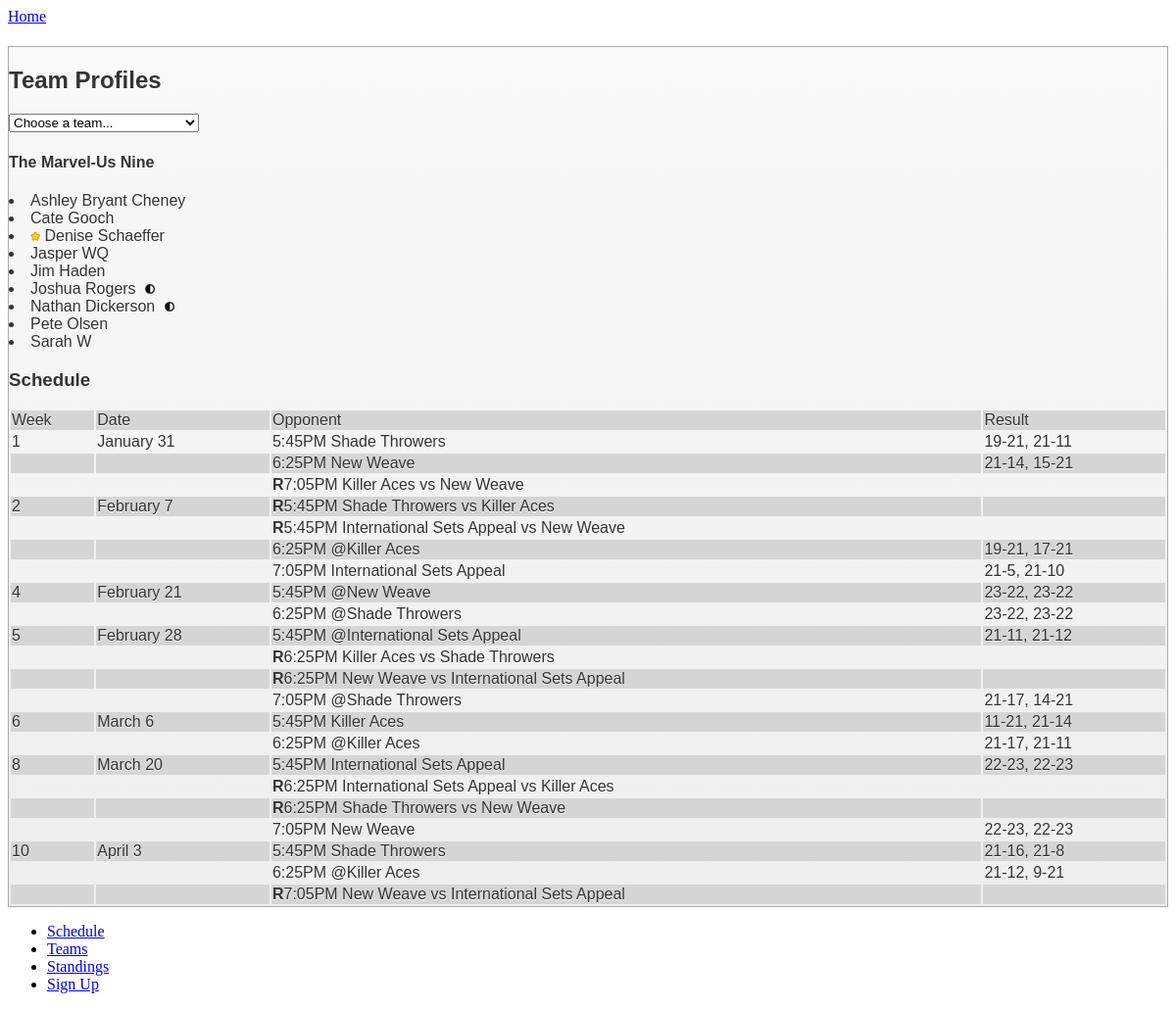
Page /team.php?ID=44 on the committed database.
### tables this page shows
CREATE TABLE `teams` (
  `ID` int(11) NOT NULL auto_increment,
  `Name` varchar(50) NOT NULL,
  `Data_Theme` varchar(2) NOT NULL,
  `Season` int(11) NOT NULL,
  `Division` int(11) NOT NULL,
  `Wins` int(11) NOT NULL,
  `Loss` int(11) NOT NULL,
  `Spread` int(11) NOT NULL,
  `PWin` double NOT NULL,
  KEY `ID` (`ID`)
);

CREATE TABLE `rosters` (
  `ID` int(11) NOT NULL auto_increment,
  `Team` int(11) NOT NULL,
  `Player` int(11) NOT NULL,
  `Captain` tinyint(4) NOT NULL,
  `PT` tinyint(4) NOT NULL,
  KEY `ID` (`ID`)
);

CREATE TABLE `players` (
  `ID` int(11) NOT NULL auto_increment,
  `Name` varchar(50) NOT NULL,
  `Email` varchar(99) default NULL,
  `Paid` int(11) default NULL,
  KEY `ID` (`ID`)
);

CREATE TABLE `matches` (
  `ID` int(11) NOT NULL auto_increment,
  `Season` int(11) NOT NULL,
  `Week` int(11) NOT NULL,
  `Court` int(11) NOT NULL,
  `StartTime` time NOT NULL,
  `Home` int(11) NOT NULL,
  `Away` int(11) NOT NULL,
  `Ref` int(11) NOT NULL,
  KEY `ID` (`ID`)
);

CREATE TABLE `weeks` (
  `ID` int(11) NOT NULL auto_increment,
  `weekNum` int(11) NOT NULL,
  `seasonNum` int(11) NOT NULL,
  `dateName` varchar(20) NOT NULL,
  `weekNotes` varchar(1000) NOT NULL,
  `scrim` tinyint(4) NOT NULL,
  `Extra1` varchar(200) default NULL,
  `Extra2` varchar(200) default NULL,
  `ExtraStartTime` time default '17:15:00',
  KEY `ID` (`ID`)
);

CREATE TABLE `scores` (
  `MatchID` int(11) NOT NULL,
  `Home1` int(11) NOT NULL,
  `Home2` int(11) NOT NULL,
  `Home3` int(11) NOT NULL,
  `Away1` int(11) NOT NULL,
  `Away2` int(11) NOT NULL,
  `Away3` int(11) NOT NULL
);

### team.php (the view, shortened to what this page needs)
<!DOCTYPE html>
<html>
<head>
		<link rel="stylesheet" href="http://code.jquery.com/mobile/1.3.0/jquery.mobile.structure-1.3.0.min.css" />
				<link rel="stylesheet" href="includes/css/teamlex.min.css" />
</head>
<body>
<?php
  $thisTeam = $_GET["ID"];
?>
  <div data-role="page">
	<div data-role="header" data-theme="j">
		<a href="index.php" data-role="button" data-icon="home" data-iconpos="notext">Home</a>
	</div>
	<div data-role="content" data-theme="i">
		<div class="ui-body ui-body-b">
		<h2>Team Profiles</h2>
					<?php
					$teamsQuery = "SELECT teams.*, seasons.Name as SeasonName FROM teams join seasons on teams.Season = seasons.ID ORDER BY Season DESC, ID DESC";
					$teamsQueryResult = mysql_query($teamsQuery);
					?>
					<form action="team.php" method="get" id="teamSelectForm">
					<div class="ui-field-contain" style="width:320px">
						<select name="ID" id="teamSelect" data-mini="true" onchange="this.form.submit()">
						<option value="0">Choose a team...</option>
					<?php
					while ($row = mysql_fetch_array($teamsQueryResult, MYSQL_ASSOC)) {
					?>
								<option value="<?php print $row[ID]; ?>" <?php if ($thisTeam == $row[ID]) {$thisTeamName = $row[Name];}?>><?php print $row[Name]; ?></option>
					<?php
					}
					?>
						</select>
					</div>
					</form>
	    <?php
		  if ($_GET["ID"]<>'0' and $_GET["ID"]<>'') {
			print "<h4>" . $thisTeamName ."</h4>"
		?>
		<?php
						$rosterQuery = "SELECT rosters.Player, rosters.PT, rosters.Captain, players.Name FROM rosters JOIN players ON rosters.Player = players.ID WHERE (rosters.Team=$thisTeam) ORDER BY players.Name ASC";
						$rosterQueryResult = mysql_query($rosterQuery);
							?>
							<?php
						 while($player = mysql_fetch_array($rosterQueryResult, MYSQL_ASSOC)) {
							?>
								<li>
								<?php if ($player[Captain]=='1'){ ?>
											<a href="captain.php?ID=<?php print $player[Player];?>"><img src="includes/images/captainStar.png"></a>
									  <?php
									  }
											print $player[Name];
									  if ($player[PT]=='1') { ?>
											<img src="includes/images/partTimeIcon.png" style="margin-left:5px">
									  <?php
									  }
								?>
								</li>
							<?php
						 }
						$scoresQuery = "SELECT matches.Week, matches.StartTime, weeks.dateName, weeks.Scrim, teams1.id AS homeID, teams1.name AS homeTeam, teams2.id AS awayID, teams2.name AS awayTeam, teams3.id as refID, teams3.name as refTeam, scores . * FROM matches JOIN scores ON matches.ID = scores.MatchID JOIN teams AS teams1 ON matches.home = teams1.id JOIN teams AS teams2 ON matches.away = teams2.id JOIN teams AS teams3 ON matches.ref = teams3.id JOIN weeks ON matches.week = weeks.weeknum AND matches.season = weeks.seasonnum WHERE home =$thisTeam OR away =$thisTeam or ref =$thisTeam ORDER BY week ASC , starttime ASC ";
						$scoresQueryResult = mysql_query($scoresQuery);
						$thisWeek = "";
						$i = -1;
						?>
						<h3>Schedule</h3>
						<div style="overflow:auto">
						<table width=100% style="border-collapse: separate;
border-spacing: 2px;
border-color: gray;">
						<tr <?php if ($i == -1){ print "style=background:#D5D5D5";}?>><td>Week</td><td>Date</td><td>Opponent</td><td>Result</td></tr>
						<?php
						while($score = mysql_fetch_array($scoresQueryResult, MYSQL_ASSOC)) {
						$nextWeek = $score[Week];
						$i = $i * -1;
						if ($thisWeek <> $nextWeek){
							?>
								<tr <?php if ($i == -1){ print "style=background:#D5D5D5";}?>>
								<td><?php print $score[Week];
								?>
								</td>
								<td><?php print $score[dateName];?></td>
								<?php
								if ($thisTeam == $score[refID]){
								  print "<td><b>R</b>" . intval(intval(substr($score[StartTime],0,2))-12) . ":" . substr($score[StartTime],3,2) . "PM " . $score[homeTeam] . " vs " . $score[awayTeam] . "</td><td></td>";
								}
								elseif ($thisTeam == $score[homeID]) {
								  print "<td>" . intval(intval(substr($score[StartTime],0,2))-12) . ":" . substr($score[StartTime],3,2) . "PM " . $score[awayTeam];
								print "</td>";
								  print "<td>";
								  if ($score[Home1] <> $score[Away1]){
									print $score[Home1] . "-" . $score[Away1];
								  }
								  if ($score[Home2] <> $score[Away2]){
									print ", " . $score[Home2] . "-" . $score[Away2];
								  }
								  print "</td>";
								}
								else {
								  print "<td>" . intval(intval(substr($score[StartTime],0,2))-12) . ":" . substr($score[StartTime],3,2) . "PM @" . $score[homeTeam];
								print "</td>";
								   print "<td>";
								  if ($score[Home1] <> $score[Away1]){
									print $score[Away1] . "-" . $score[Home1];
								  }
								  if ($score[Home2] <> $score[Away2]){
									print ", " . $score[Away2] . "-" . $score[Home2];
								  }
								  print "</td>";
								}
								?>
								</tr>
							<?php
						$thisWeek = $nextWeek;
						}
						else{
							?>
								<tr <?php if ($i == -1){ print "style=background:#D5D5D5";}?>>
								<td></td>
								<td></td>
								<?php
								if ($thisTeam == $score[refID]){
								  print "<td><b>R</b>" . intval(intval(substr($score[StartTime],0,2))-12) . ":" . substr($score[StartTime],3,2) . "PM " . $score[homeTeam] . " vs " . $score[awayTeam] . "</td><td></td>";
								}
								elseif ($thisTeam == $score[homeID]) {
								  print "<td>" . intval(intval(substr($score[StartTime],0,2))-12) . ":" . substr($score[StartTime],3,2) . "PM " . $score[awayTeam];
								print "</td>";
								  print "<td>";
								  if ($score[Home1] <> $score[Away1]){
									print $score[Home1] . "-" . $score[Away1];
								  }
								  if ($score[Home2] <> $score[Away2]){
									print ", " . $score[Home2] . "-" . $score[Away2];
								  }
								  print "</td>";
								}
								else {
								  print "<td>" . intval(intval(substr($score[StartTime],0,2))-12) . ":" . substr($score[StartTime],3,2) . "PM @" . $score[homeTeam];
								print "</td>";
								   print "<td>";
								  if ($score[Home1] <> $score[Away1]){
									print $score[Away1] . "-" . $score[Home1];
								  }
								  if ($score[Home2] <> $score[Away2]){
									print ", " . $score[Away2] . "-" . $score[Home2];
								  }
								  print "</td>";
								}
								?>
								</tr>
							<?php
						}
						 }
						?>
						</table>
						</div>
						<?php
		}
		?>
		</div>
	</div>
	<div data-role="footer" class="nav-glyphish-example" data-theme="i" data-position="fixed">
		<div data-role="navbar" class="nav-glyphish-example" data-grid="c">
			<ul>
				<li><a href="schedule.php" id="sched" data-icon="custom" data-theme="i">Schedule</a></li>
				<li><a href="teams.php" id="teams" data-icon="custom" data-theme="i">Teams</a></li>
				<li><a href="standings.php" id="standings" data-icon="custom" data-theme="i">Standings</a></li>
				<li><a href="contact.html" id="contact" data-icon="custom" data-theme="i">Sign Up</a></li>
			</ul>
		</div>
	</div>
   </div>
</body>
</html>

### rows in the picture
teams: Name "The Marvel-Us Nine"
rosters: players.Name "Ashley Bryant Cheney"
rosters: players.Name "Cate Gooch"
rosters: Captain 1 (drawn), players.Name "Denise Schaeffer"
rosters: players.Name "Jasper WQ"
rosters: players.Name "Jim Haden"
rosters: players.Name "Joshua Rogers", PT 1 (drawn)
rosters: players.Name "Nathan Dickerson", PT 1 (drawn)
rosters: players.Name "Pete Olsen"
rosters: players.Name "Sarah W"
matches: Week "1", weeks.dateName "January 31", intval(substr($score[StartTime],0,2))-12 "5", StartTime "45", teams.Name "Shade Throwers", scores.Home1 "19", scores.Away1 "21", scores.Home2 "21", scores.Away2 "11"
matches: intval(substr($score[StartTime],0,2))-12 "6", StartTime "25", teams.Name "New Weave", scores.Home1 "21", scores.Away1 "14", scores.Home2 "15", scores.Away2 "21"
matches: intval(substr($score[StartTime],0,2))-12 "7", StartTime "05", teams.Name "Killer Aces", teams.Name "New Weave"
matches: Week "2", weeks.dateName "February 7", intval(substr($score[StartTime],0,2))-12 "5", StartTime "45", teams.Name "Shade Throwers", teams.Name "Killer Aces"
matches: intval(substr($score[StartTime],0,2))-12 "5", StartTime "45", teams.Name "International Sets Appeal", teams.Name "New Weave"
matches: intval(substr($score[StartTime],0,2))-12 "6", StartTime "25", teams.Name "Killer Aces", scores.Away1 "19", scores.Home1 "21", scores.Away2 "17", scores.Home2 "21"
matches: intval(substr($score[StartTime],0,2))-12 "7", StartTime "05", teams.Name "International Sets Appeal", scores.Home1 "21", scores.Away1 "5", scores.Home2 "21", scores.Away2 "10"
matches: Week "4", weeks.dateName "February 21", intval(substr($score[StartTime],0,2))-12 "5", StartTime "45", teams.Name "New Weave", scores.Away1 "23", scores.Home1 "22", scores.Away2 "23", scores.Home2 "22"
matches: intval(substr($score[StartTime],0,2))-12 "6", StartTime "25", teams.Name "Shade Throwers", scores.Away1 "23", scores.Home1 "22", scores.Away2 "23", scores.Home2 "22"
matches: Week "5", weeks.dateName "February 28", intval(substr($score[StartTime],0,2))-12 "5", StartTime "45", teams.Name "International Sets Appeal", scores.Away1 "21", scores.Home1 "11", scores.Away2 "21", scores.Home2 "12"
matches: intval(substr($score[StartTime],0,2))-12 "6", StartTime "25", teams.Name "Killer Aces", teams.Name "Shade Throwers"
matches: intval(substr($score[StartTime],0,2))-12 "6", StartTime "25", teams.Name "New Weave", teams.Name "International Sets Appeal"
matches: intval(substr($score[StartTime],0,2))-12 "7", StartTime "05", teams.Name "Shade Throwers", scores.Away1 "21", scores.Home1 "17", scores.Away2 "14", scores.Home2 "21"
matches: Week "6", weeks.dateName "March 6", intval(substr($score[StartTime],0,2))-12 "5", StartTime "45", teams.Name "Killer Aces", scores.Home1 "11", scores.Away1 "21", scores.Home2 "21", scores.Away2 "14"
matches: intval(substr($score[StartTime],0,2))-12 "6", StartTime "25", teams.Name "Killer Aces", scores.Away1 "21", scores.Home1 "17", scores.Away2 "21", scores.Home2 "11"
matches: Week "8", weeks.dateName "March 20", intval(substr($score[StartTime],0,2))-12 "5", StartTime "45", teams.Name "International Sets Appeal", scores.Home1 "22", scores.Away1 "23", scores.Home2 "22", scores.Away2 "23"
matches: intval(substr($score[StartTime],0,2))-12 "6", StartTime "25", teams.Name "International Sets Appeal", teams.Name "Killer Aces"
matches: intval(substr($score[StartTime],0,2))-12 "6", StartTime "25", teams.Name "Shade Throwers", teams.Name "New Weave"
matches: intval(substr($score[StartTime],0,2))-12 "7", StartTime "05", teams.Name "New Weave", scores.Home1 "22", scores.Away1 "23", scores.Home2 "22", scores.Away2 "23"
matches: Week "10", weeks.dateName "April 3", intval(substr($score[StartTime],0,2))-12 "5", StartTime "45", teams.Name "Shade Throwers", scores.Home1 "21", scores.Away1 "16", scores.Home2 "21", scores.Away2 "8"
matches: intval(substr($score[StartTime],0,2))-12 "6", StartTime "25", teams.Name "Killer Aces", scores.Away1 "21", scores.Home1 "12", scores.Away2 "9", scores.Home2 "21"
matches: intval(substr($score[StartTime],0,2))-12 "7", StartTime "05", teams.Name "New Weave", teams.Name "International Sets Appeal"
